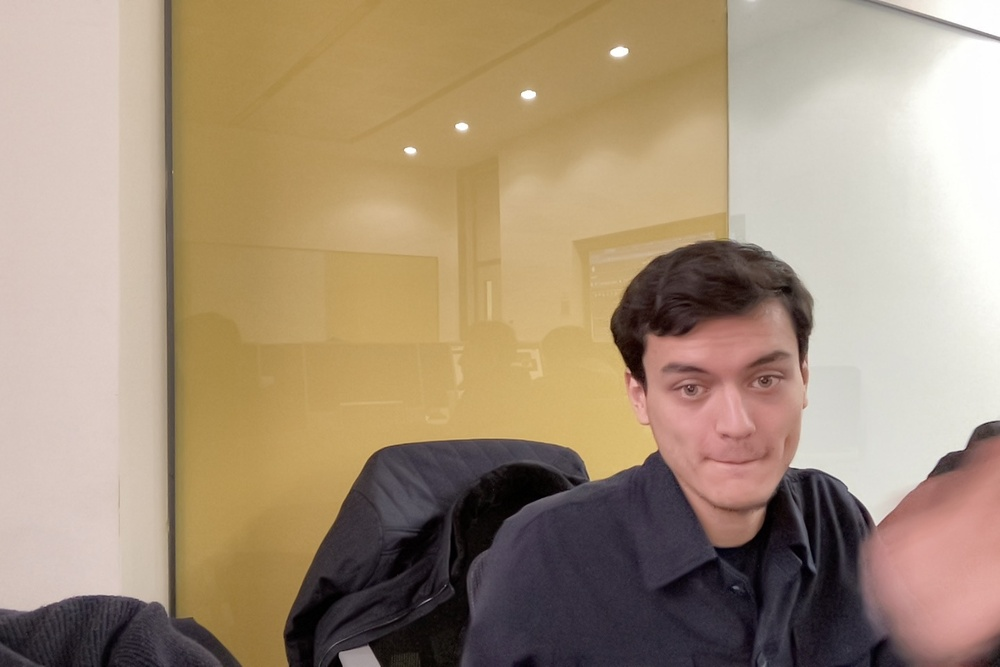
#> input picture messi.jpeg, 1000 x 667 px, shrunk from 1440 x 960 before the run
$ python script.py
#> lines starting #> are read from the running program, lines starting #| are printed output that depends on the picture
import cv2
print(cv2.__version__)


color_image = cv2.imread('messi.jpeg')
#> color_image is the input picture: shape (667, 1000, 3); mean B, G, R 121.6, 145.3, 165.5

shape = color_image.shape
#> shape = (667, 1000, 3)
print(shape)
#| (667, 1000, 3)
grayscale = cv2.cvtColor(color_image, cv2.COLOR_BGR2GRAY)
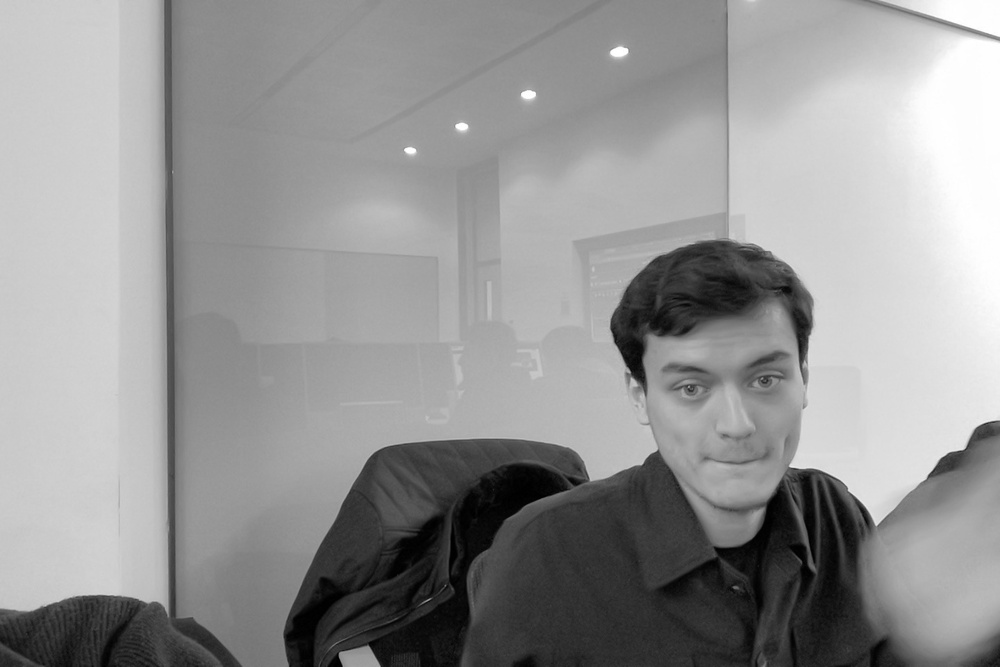
#> grayscale: shape (667, 1000); min 0, max 255, mean 148.6
binary = cv2.threshold(grayscale, 128, 255, cv2.THRESH_BINARY)
cv2.imshow('Grayscale image', grayscale)
cv2.waitKey(0)

$ run again, with image.jpeg copied over messi.jpeg
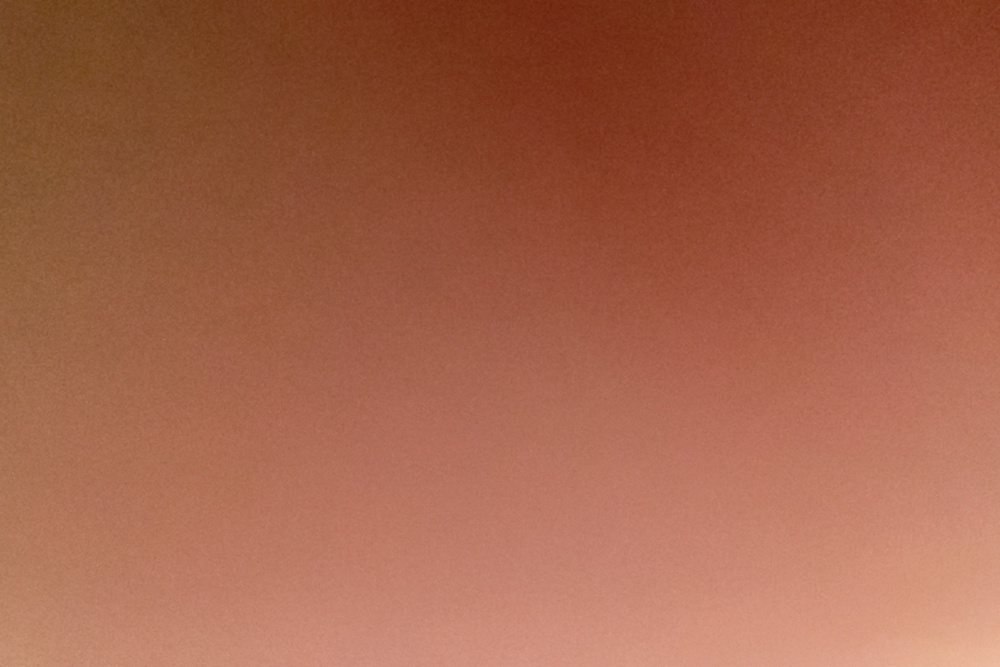
#> input picture image.jpeg, 1000 x 667 px, shrunk from 1440 x 960 before the run
#> color_image is the input picture: shape (667, 1000, 3); mean B, G, R 74.3, 98.6, 163.8
#| (667, 1000, 3)
#> `grayscale = cv2.cvtColor(color_image, cv2.COLOR_BGR2GRAY)`:
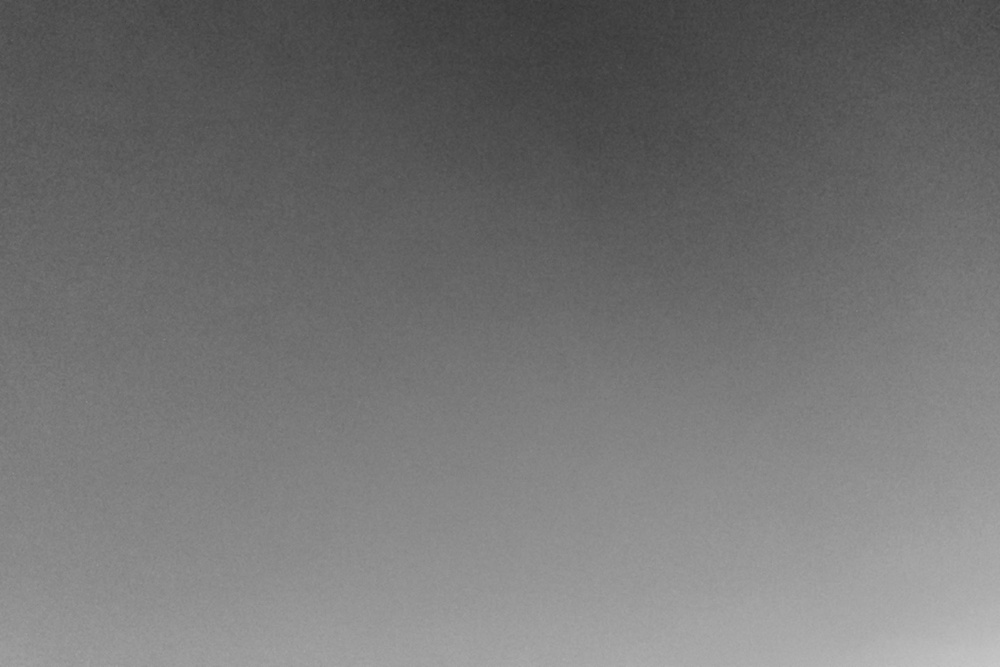
#> grayscale: shape (667, 1000); min 52, max 199, mean 115.4
